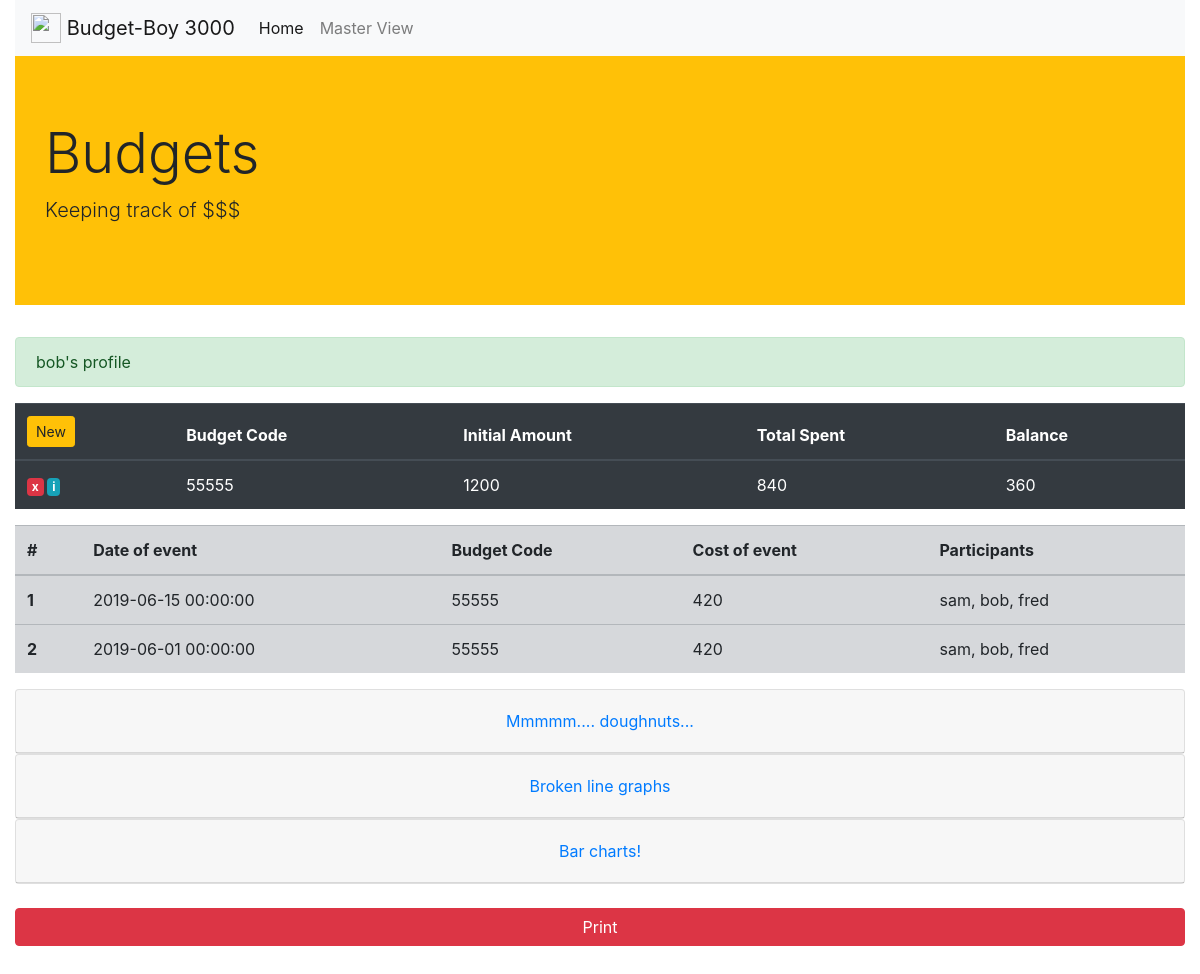
The app's page /master/profile/bob (signed in), older data.
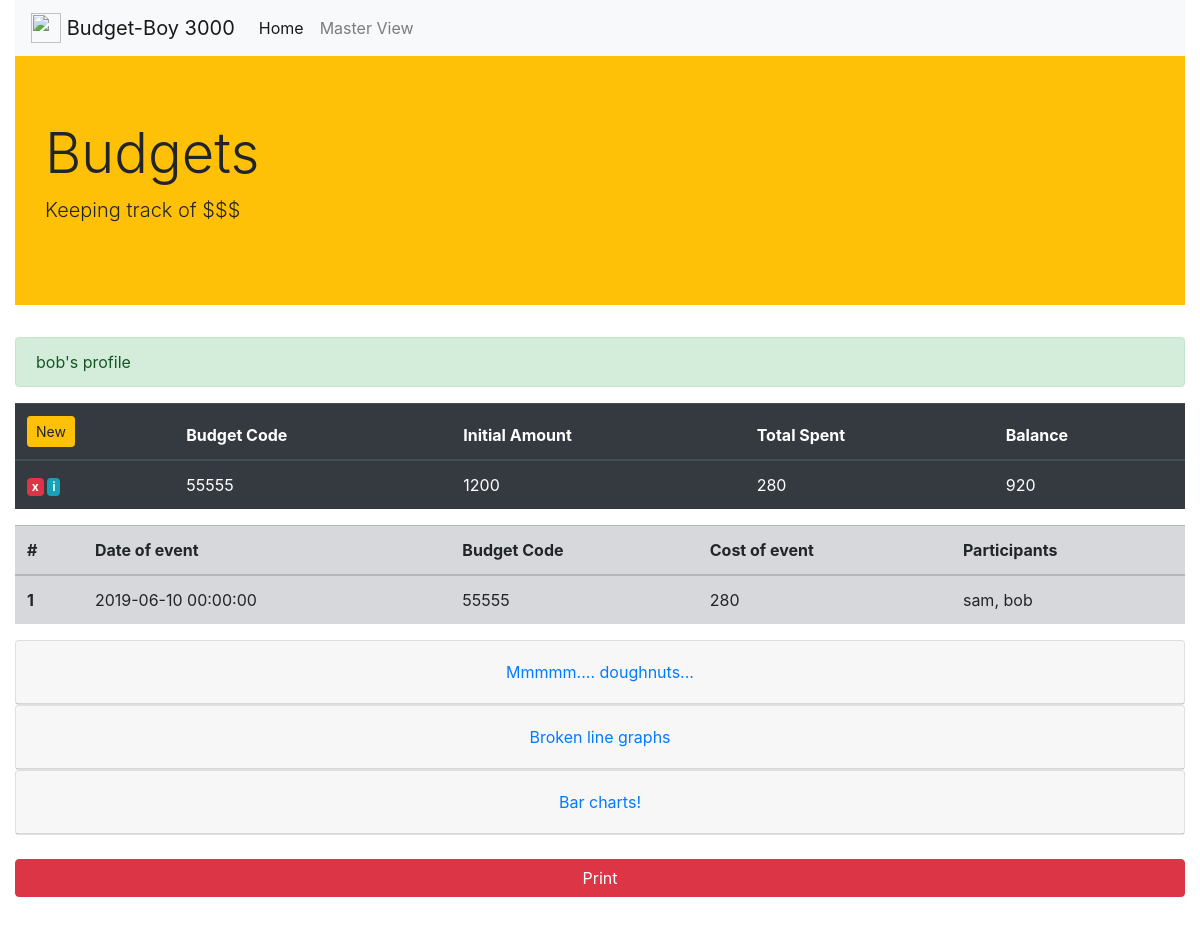
The same page, newer data.
### app.py (models this page shows, shortened)
class Budgets(db.Model):
    id = db.Column(db.Integer, primary_key=True)
    users = db.Column(db.String(40), unique=False, nullable=False)
    code = db.Column(db.String(20), unique=False, nullable=False)
    initial_amount = db.Column(db.Integer, nullable=False)
    amount_spent = db.Column(db.Integer, nullable=True)

class Event(db.Model):
    id = db.Column(db.Integer, primary_key=True)
    users = db.Column(db.String(40), unique=False, nullable=False)
    guests_present = db.Column(db.Text, unique=False, nullable=False)
    budget_code = db.Column(db.String(20), unique=False, nullable=False)
    duration_of_event = db.Column(db.Integer, nullable=False)
    amount_spent_on_release = db.Column(db.Integer, nullable=True)
    date_of_event = db.Column(db.DateTime, nullable=False)

### app.py (the view, shortened to what this page needs)
@app.route('/master/profile/<string:name>', methods=['POST', 'GET'])
def masterprofile(name):
    u = name
    form = MasterBudgetForm()
    form2 = addToBudgetForm()
    form3 = d()
    b = Budgets.query.filter_by(users=f'{u}')
    events = Event.query.filter_by(users=f'{u}')
    cs = []
    for i in b:
        cs.append(i.code)
    if form.validate_on_submit():
        bb = Budgets.query.filter_by(code=f'{form.code.data}')[0]
        bb.initial_amount = int(form.initial_amount.data)
        bb.amount_spent = int(form.amount_spent.data)
        db.session.commit()
        return render_template('masterprofile.html', u = u, b = b, events = events, form = form, form2 = form2, form3 = form3)
    if form3.is_submitted():
        budge = Budgets.query.filter_by(users = f'{u}').filter_by(code = f'{form3.code3.data}').first()
        db.session.delete(budge)
        db.session.commit()
        return render_template('masterprofile.html', u = u, b = b, events = events, form = form, form2 =form2, form3 = form3)
    return render_template('masterprofile.html', u = u, b = b, events = events, form = form, form2 =form2, form3 = form3, cs = cs)

### templates/masterprofile.html (shortened to what this page needs)
{% extends 'base.html' %}
{% block body %}
<div class="alert alert-success" role="alert">
  {{u}}'s profile {{p}}
</div>
<table class="table table-dark">
  <thead>
    <tr>
      <th scope="col"><a class="btn btn-sm btn-warning" href="#" data-toggle="modal" data-target="#new">New</a></th>
      <th scope="col">Budget Code</th>
      <th scope="col">Initial Amount</th>
      <th scope="col">Total Spent</th>
      <th scope="col">Balance</th>
    </tr>
  </thead>
  <tbody>
    {% for line in b %}
      <tr>
        <th scope="row"><a href="#" class="badge badge-danger" data-toggle="modal" data-target="#del{{line.id}}">x</a> <a href="#" class="badge badge-info {{line.id}}" data-toggle="modal" data-target="#info{{line.id}}">i</a> </th>
        <td>{{line.code}}</td>
        <td>{{line.initial_amount}}</td>
        <td>{{line.amount_spent}}</td>
        <td>{{line.initial_amount - line.amount_spent}}</td>
      </tr>
    {% endfor %}
  </tbody>
</table>
<table class="table table-secondary">
  <thead>
    <tr>
      <th scope="col">#</th>
      <th scope="col">Date of event</th>
      <th scope="col">Budget Code</th>
      <th scope="col">Cost of event</th>
      <th scope="col">Participants</th>
    </tr>
  </thead>
  <tbody>
    {% for e in events %}
      <tr>
        <th scope="row">{{loop.index}}</th>
        <td>{{e.date_of_event}}</td>
        <td>{{e.budget_code}}</td>
        <td>{{e.amount_spent_on_release}}</td>
        <td>{{e.guests_present}}</td>
      </tr>
    {% endfor %}
  </tbody>
</table>
<div id="accordion">
  <div class="card">
    <div class="card-header" id="headingOne">
      <h5 class="mb-0">
        <button class="btn btn-link btn-block" data-toggle="collapse" data-target="#collapseOne" aria-expanded="true" aria-controls="collapseOne">
          Mmmmm.... doughnuts...
        </button>
      </h5>
    </div>
  </div>
  <div class="card">
    <div class="card-header" id="headingTwo">
      <h5 class="mb-0">
        <button class="btn btn-link collapsed btn-block" data-toggle="collapse" data-target="#collapseTwo" aria-expanded="false" aria-controls="collapseTwo">
          Broken line graphs
        </button>
      </h5>
    </div>
  </div>
  <div class="card">
    <div class="card-header" id="headingThree">
      <h5 class="mb-0">
        <button class="btn btn-link collapsed btn-block" data-toggle="collapse" data-target="#collapseThree" aria-expanded="false" aria-controls="collapseThree">
          Bar charts!
        </button>
      </h5>
    </div>
  </div>
</div>
<br>
<a href="/print" class="btn btn-danger btn-block">Print</a>
<br>
<br>
{% endblock %}

### templates/base.html (shortened to what this page needs)
<!doctype html>
<html lang="en">
  <head>
<link rel="stylesheet" type="text/css" href="//cdnjs.cloudflare.com/ajax/libs/jsxgraph/0.99.7/jsxgraph.css" />
    <link rel="stylesheet" href="https://stackpath.bootstrapcdn.com/bootstrap/4.3.1/css/bootstrap.min.css">
  </head>
  <body class="container-fluid">
    <nav class="navbar navbar-expand-lg navbar-light bg-light">
      <a class="navbar-brand" href="/premium"> <img src="static/lyceum.png" width="30" height="30" class="d-inline-block align-top" alt="">
    Budget-Boy 3000</a>
      <div class="collapse navbar-collapse" id="navbarNavDropdown">
        <ul class="navbar-nav">
          <li class="nav-item active">
            <a class="nav-link" href="/">Home <span class="sr-only">(current)</span></a>
          </li>
          <li class="nav-item">
            <a class="nav-link" href="/master">Master View</a>
          </li>
        </ul>
      </div>
    </nav>
    <div class="jumbotron jumbotron-fluid bg-warning">
      <div class="container">
        <h1 class="display-4">Budgets</h1>
        <p class="lead">Keeping track of $$$</p>
      </div>
    </div>
{% block body %}
{% endblock %}
      </body>
    </html>

Row changes from the older to the newer data that the page shows:
removed Event: date_of_event "2019-06-01 00:00:00", budget_code "55555", amount_spent_on_release "420", guests_present "sam, bob, fred"
changed Budgets: amount_spent "840" → "280"; line.initial_amount-line.amount_spent "360" → "920"
changed Event: date_of_event "2019-06-15 00:00:00" → "2019-06-10 00:00:00"; amount_spent_on_release "420" → "280"; guests_present "sam, bob, fred" → "sam, bob"
